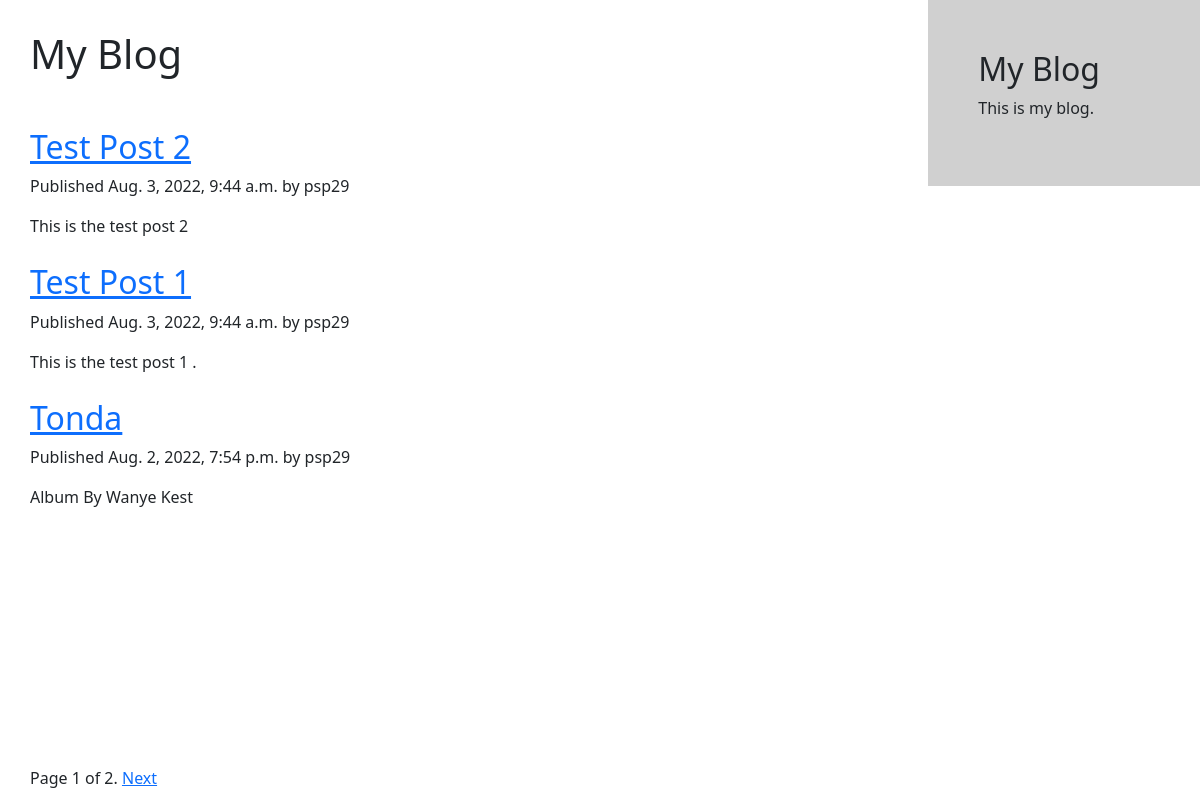
The page / on the database its author committed.
### blog/models.py (models this page shows, shortened)
class Post(models.Model):
    STATUS_CHOICES = (
        ('draft', 'Draft'),
        ('published', 'Published'),
    )
    title = models.CharField(max_length=250)
    slug = models.SlugField(max_length=250, unique_for_date='publish')
    author = models.ForeignKey(User, on_delete=models.CASCADE, related_name='blog_posts')
    body = models.TextField()
    publish = models.DateTimeField(default=timezone.now)
    created = models.DateTimeField(auto_now_add=True)
    updated = models.DateTimeField(auto_now=True)
    status = models.CharField(max_length=10, choices=STATUS_CHOICES, default='draft')
    class Meta:
        ordering = ('-publish',)
    objects = models.Manager() # Default Manager.
    published = PublishedManager() # Custom created manager.
    def get_absolute_url(self):
        return reverse('blog:post_detail',
        args=[
            self.publish.year,
            self.publish.month,
            self.publish.day,
            self.slug
            ])

### blog/views.py (the view)
# urls.py: path('', views.PostListView.as_view(), name='post_list'),
class PostListView(ListView):
    queryset = Post.published.all()
    context_object_name = 'posts'
    paginate_by = 3
    template_name = 'blog/post/list.html'

### blog/templates/blog/post/list.html (shortened to what this page needs)
{% extends "blog/base.html" %}
{% block content %}
    <h1 class="title">My Blog</h1>
    {% for post in posts %}
        <h2 class="post-title">
            <a href="{{ post.get_absolute_url }}">
                {{ post.title }}
            </a>
        </h2>
        <p>
            Published {{ post.publish }} by {{ post.author }}
        </p>
        {{ post.body|truncatewords:30|linebreaks }}
    {% endfor %}
    <div class="pagination-style">
    {% include "pagination.html" with page=page_obj %}
    </div>
{% endblock %}

### blog/templates/blog/base.html (shortened to what this page needs)
{% load static %}
<!DOCTYPE html>
<html>
<head>
<link href="https://cdn.jsdelivr.net/npm/bootstrap@5.2.0/dist/css/bootstrap.min.css" rel="stylesheet">
    <link rel="stylesheet" href="{% static "css/blog.css" %}">
</head>
<body>
    <div class="content">
        {% block content %}
        {% endblock %}
    </div>
    <div class="sidebar">
        <h2>My Blog</h2>
        <p>This is my blog.</p>
    </div>
</body>
</html>

### blog/templates/pagination.html (shortened to what this page needs)
<div class="paginantion">
    <span class="step-links">
        <span class="current">
            Page {{ page.number }} of {{ page.paginator.num_pages }}.
        </span>
        {% if page.has_next %}
        <a href="?page={{ page.next_page_number }}">Next</a>
        {% endif %}
    </span>
</div>

### blog/static/css/blog.css (style rules this page uses)
.sidebar { float: right; padding: 50px; padding-right: 100px; background-color: rgb(208, 208, 208); }
.content { float: left; margin: 30px; width: 50%; }
.title { margin-bottom: 50px; }
.post-title { margin-top: 25px; }
.pagination-style { position: fixed; bottom: 10px; }

### rows shown on the page
Post: title "Test Post 2", publish "Aug. 3, 2022, 9:44 a.m.", author "psp29", body "This is the test post 2"
Post: title "Test Post 1", publish "Aug. 3, 2022, 9:44 a.m.", author "psp29", body "This is the test post 1 ."
Post: title "Tonda", publish "Aug. 2, 2022, 7:54 p.m.", author "psp29", body "Album By Wanye Kest"

### other values the page prints
{{ page.number }} "1"
{{ page.paginator.num_pages }} "2"
